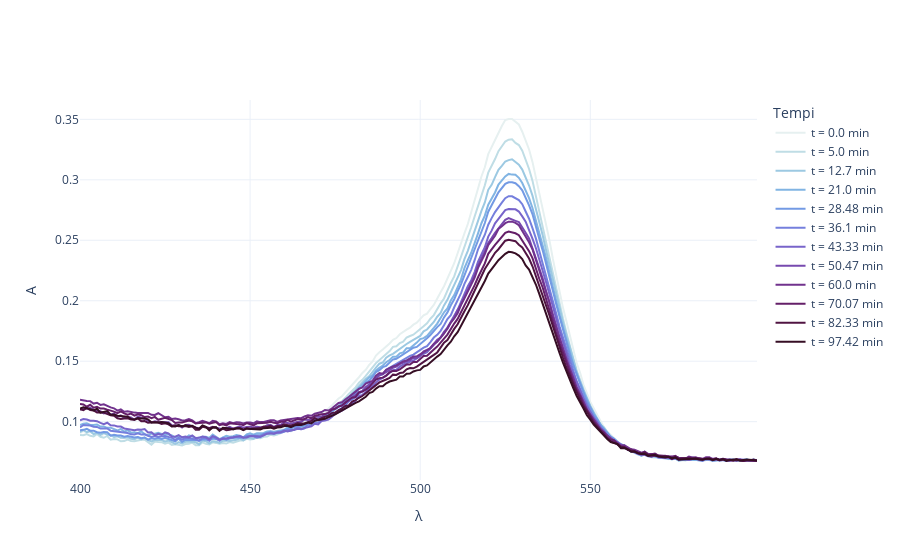

Notebook cell for this chart:
### Code cell
fig_agg = go.Figure()

for idx, (key, df) in enumerate(data_agg.items()):
    fig_agg.add_trace(go.Scatter(x=df['λ'], y=df['A'], mode='lines', name=f't = {key} min', 
                             line=dict(color=colors[idx])))

    # error_y=dict( 
    #     type='data', 
    #     array = sigmay, 
    #     color = colors[2 * i],
    #     thickness = 1.5, 
    #     width = 3, 
	# 	)

fig_agg.update_layout(
    xaxis_title='λ',
    yaxis_title='A',
    legend_title='Tempi',
    template = 'plotly_white'
)

fig_agg.show()

### Figure 1 — Plotly figure (JSON) as saved in the notebook; plotly's stock layout.template omitted (floating-point values rounded to 4 significant figures; data arrays with more than 128 entries replaced by an {"elided": "..."} marker saying what was removed)
{"data": [{"line": {"color": "rgb(230, 240, 240)"}, "mode": "lines", "name": "t = 0.0 min", "type": "scatter", "x": {"elided": "200 int values"}, "y": {"elided": "200 float values"}}, {"line": {"color": "rgb(191, 221, 229)"}, "mode": "lines", "name": "t = 5.0 min", "type": "scatter", "x": {"elided": "200 int values"}, "y": {"elided": "200 float values"}}, {"line": {"color": "rgb(156, 201, 226)"}, "mode": "lines", "name": "t = 12.7 min", "type": "scatter", "x": {"elided": "200 int values"}, "y": {"elided": "200 float values"}}, {"line": {"color": "rgb(129, 180, 227)"}, "mode": "lines", "name": "t = 21.0 min", "type": "scatter", "x": {"elided": "200 int values"}, "y": {"elided": "200 float values"}}, {"line": {"color": "rgb(115, 154, 228)"}, "mode": "lines", "name": "t = 28.48 min", "type": "scatter", "x": {"elided": "200 int values"}, "y": {"elided": "200 float values"}}, {"line": {"color": "rgb(117, 127, 221)"}, "mode": "lines", "name": "t = 36.1 min", "type": "scatter", "x": {"elided": "200 int values"}, "y": {"elided": "200 float values"}}, {"line": {"color": "rgb(120, 100, 202)"}, "mode": "lines", "name": "t = 43.33 min", "type": "scatter", "x": {"elided": "200 int values"}, "y": {"elided": "200 float values"}}, {"line": {"color": "rgb(119, 74, 175)"}, "mode": "lines", "name": "t = 50.47 min", "type": "scatter", "x": {"elided": "200 int values"}, "y": {"elided": "200 float values"}}, {"line": {"color": "rgb(113, 50, 141)"}, "mode": "lines", "name": "t = 60.0 min", "type": "scatter", "x": {"elided": "200 int values"}, "y": {"elided": "200 float values"}}, {"line": {"color": "rgb(100, 31, 104)"}, "mode": "lines", "name": "t = 70.07 min", "type": "scatter", "x": {"elided": "200 int values"}, "y": {"elided": "200 float values"}}, {"line": {"color": "rgb(80, 20, 66)"}, "mode": "lines", "name": "t = 82.33 min", "type": "scatter", "x": {"elided": "200 int values"}, "y": {"elided": "200 float values"}}, {"line": {"color": "rgb(54, 14, 36)"}, "mode": "lines", "name": "t = 97.42 min", "type": "scatter", "x": {"elided": "200 int values"}, "y": {"elided": "200 float values"}}], "layout": {"legend": {"title": {"text": "Tempi"}}, "xaxis": {"title": {"text": "λ"}}, "yaxis": {"title": {"text": "A"}}}}
